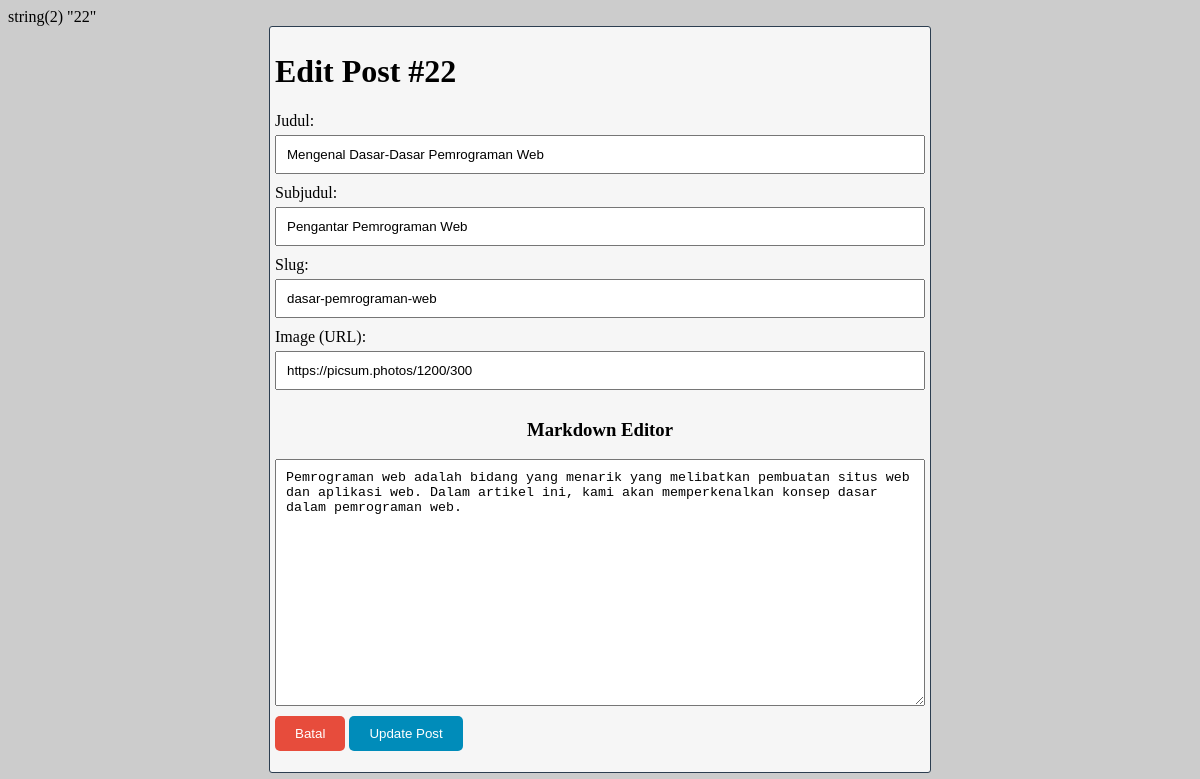
Screenshot of /Journal/sesi-2/edit-post.php?id=22 with the database file from the repository.
### tables this page shows
CREATE TABLE IF NOT EXISTS `posts` (
  `id` bigint(20) unsigned NOT NULL AUTO_INCREMENT,
  `title` varchar(255) NOT NULL,
  `subtitle` varchar(255) NOT NULL,
  `content` longtext NOT NULL,
  `image` varchar(255) NOT NULL,
  `slug` varchar(255) NOT NULL,
  `created_at` timestamp NULL DEFAULT NULL,
  `updated_at` timestamp NULL DEFAULT NULL,
  PRIMARY KEY (`id`),
  UNIQUE KEY `posts_slug_unique` (`slug`)
);

### Journal/sesi-2/Include/Database.php (called while the page is built, shortened)
<?php
class Database
{
    private $host = "localhost";
    private $username = "root";
    private $password = "";
    private $dbname = "blog_database";
    public function __construct()
    {
        $this->conn = new mysqli($this->host, $this->username, $this->password, $this->dbname);
    }
}
?>

### Journal/sesi-2/Include/Post.php (called while the page is built, shortened)
<?php
require_once "Database.php";
class Post extends Database
{
    public function getPostById($post_id)
    {
        $post_id = $this->conn->real_escape_string($post_id);
        $query = "SELECT * FROM posts WHERE id = ?";
        $stmt = $this->conn->prepare($query);
        $stmt->bind_param("i", $post_id);
        $stmt->execute();
        $result = $stmt->get_result();
        return $result->fetch_object();
    }
}
?>

### Journal/sesi-2/edit-post.php (the view, shortened to what this page needs)
<?php
require_once dirname(__FILE__) . "/Include/Post.php";
if ($_SERVER["REQUEST_METHOD"] === "GET") {
    $id_post = $_GET["id"];
    var_dump($id_post);
    $post = new Post();
    $data = $post->getPostById($id_post);
}
?>
<!DOCTYPE html>
<html lang="en">
<head>
    <link rel="stylesheet" href="https://cdn.jsdelivr.net/simplemde/latest/simplemde.min.css">
</head>
<body>
    <div class="container">
        <h1>Edit Post #<?= $data->id ?></h1>
        <form method="post" action="<?= htmlentities($_SERVER['PHP_SELF']) ?>">
            <label for="title">Judul:</label>
            <input type="text" name="title" id="title" value="<?= $data->title ?>" required>
            <label for="subtitle">Subjudul:</label>
            <input type="text" name="subtitle" id="subtitle" required value="<?= $data->subtitle ?>">
            <label for="slug">Slug:</label>
            <input type="text" name="slug" id="slug" required value="<?= $data->slug ?>">
            <label for="image">Image (URL):</label>
            <input type="url" name="image" id="image" placeholder="https://picsum.photos/1200/300" value="<?= $data->image ?>" required>
            <h3>Markdown Editor</h3>
            <textarea id="content" cols="66" rows="15" name="content" placeholder="Hello World!"><?= $data->content ?></textarea><br>
            <a href="index.php"><button type="button" name="cancel">Batal</button></a>
            <button type="submit">Update Post</button>
        </form>
    </div>
</body>
</html>

### Journal/sesi-2/edit-post.php (style rules this page uses)
body { background: #CCCCCC; }
.container { width: 650px; margin: 0 auto; background: #f6f6f6; border: 1px solid #2C3E50; border-radius: 3px; padding: 5px; }
.container form { max-width: 100%; }
.container label { display: block; margin-bottom: 5px; }
.container input[type="text"], .container input[type="url"], .container textarea { width: 100%; padding: 10px; margin-bottom: 10px; box-sizing: border-box; }
.container button[type="submit"] { background-color: #008CBA; color: white; padding: 10px 20px; border: none; border-radius: 5px; cursor: pointer; }
.container a button[type="button"] { background-color: #E74C3C; color: white; padding: 10px 20px; border: none; border-radius: 5px; cursor: pointer; }
h3 { text-align: center; }

### rows the page displays
posts: id "22", title "Mengenal Dasar-Dasar Pemrograman Web", subtitle "Pengantar Pemrograman Web", slug "dasar-pemrograman-web", image "https://picsum.photos/1200/300", content "Pemrograman web adalah bidang yang menarik yang melibatkan pembuatan situs web dan aplikasi web. Dalam artikel ini, kami akan memperkenalkan konsep dasar dalam pemrograman web."
